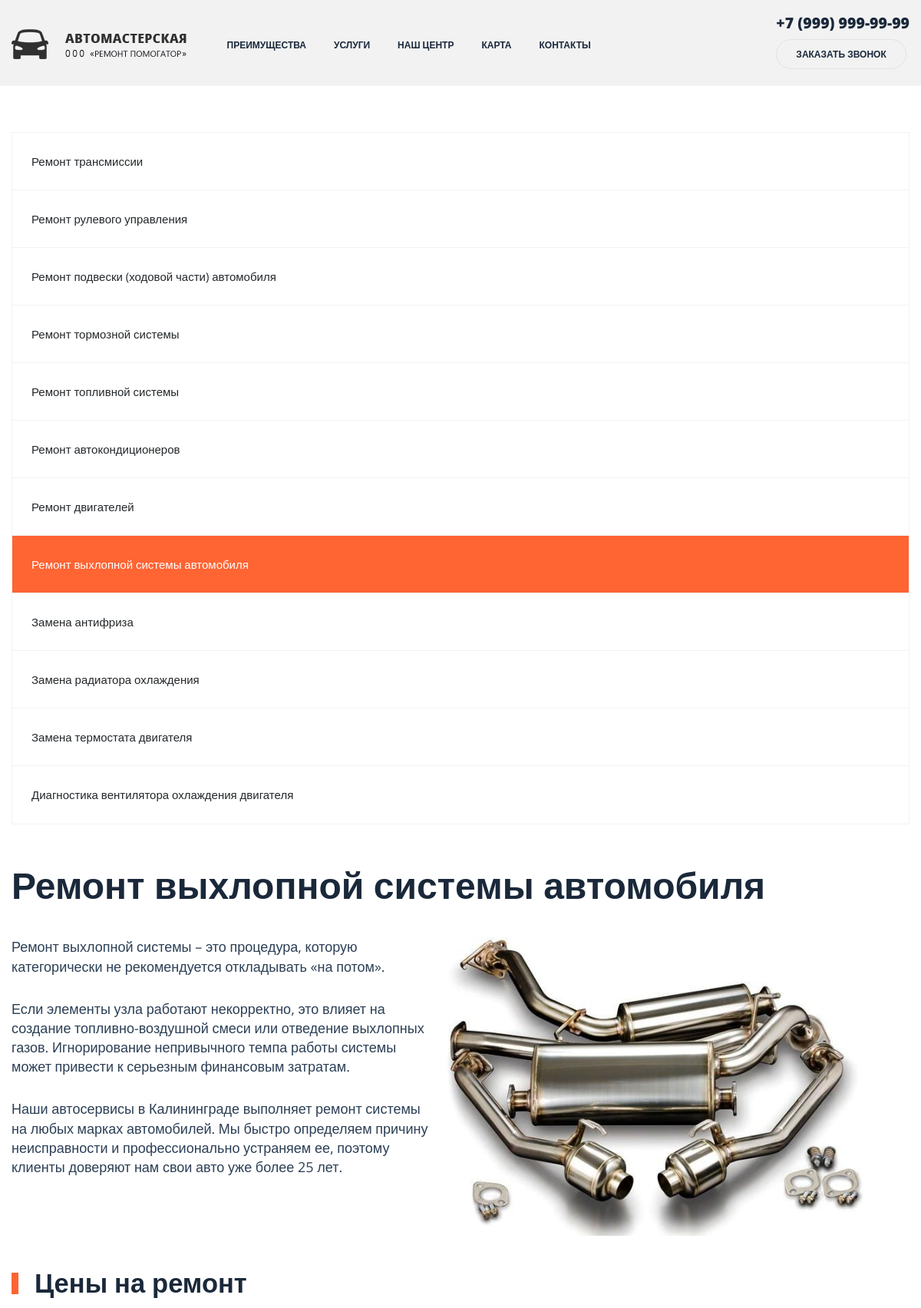
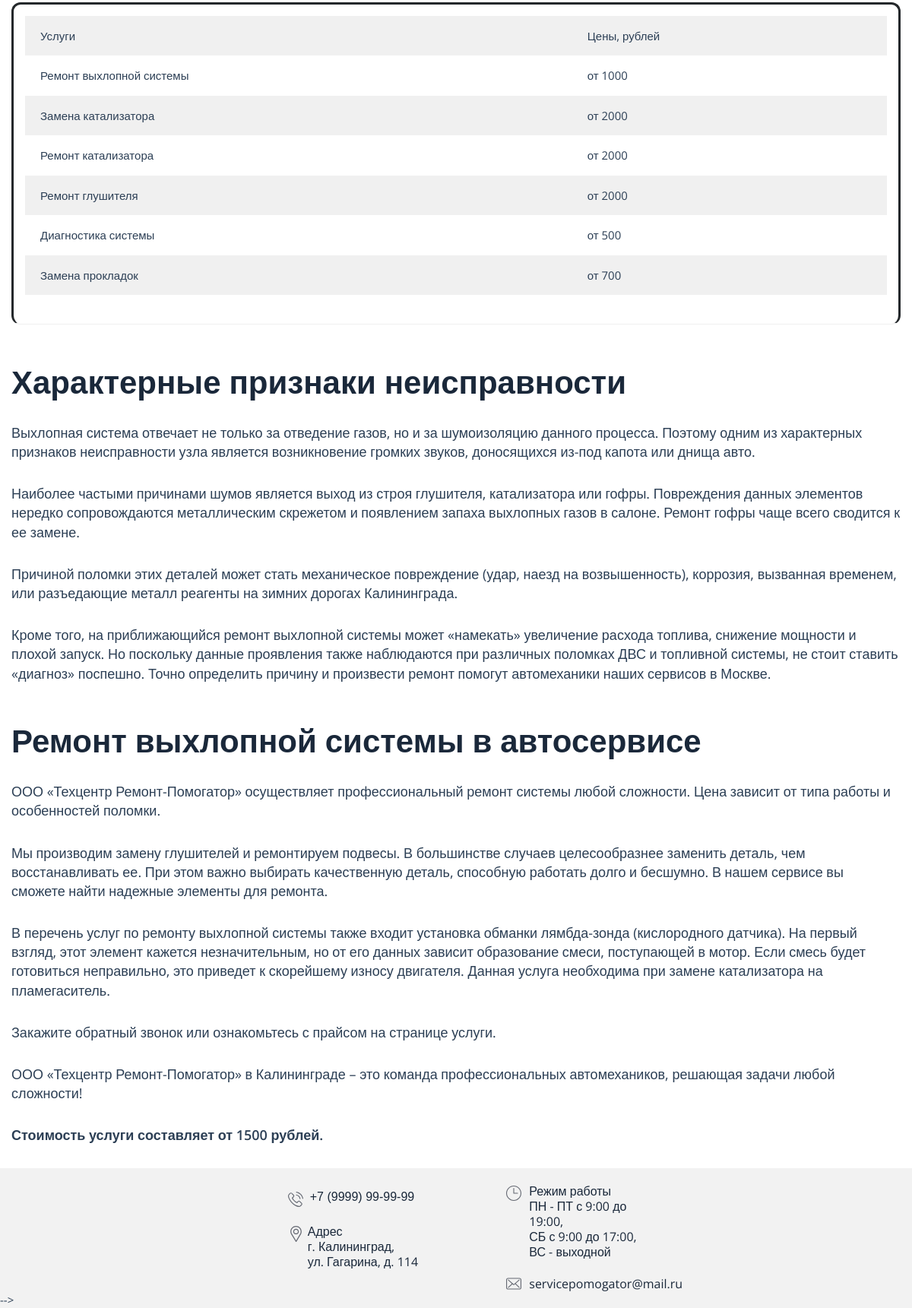
Page /index9.php on the committed database (2 pictures, top to bottom).
### tables this page shows
CREATE TABLE `service` (
  `idservice` int(11) NOT NULL,
  `id_type` int(11) NOT NULL,
  `service` varchar(500) DEFAULT NULL,
  `cost` int(11) DEFAULT NULL
);

### index9.php (the view, shortened to what this page needs)
<!DOCTYPE html>
<html lang="en" dir="ltr">
  <head>
    <link rel="stylesheet" href="https://stackpath.bootstrapcdn.com/bootstrap/4.1.3/css/bootstrap.min.css"
>
    <link rel="stylesheet" href="https://use.fontawesome.com/releases/v5.6.1/css/all.css"
>
    <link rel="stylesheet" href="css/main2.css">
    <link rel="stylesheet" href="css/media.css">
    <link rel="stylesheet" href="css/animate.css">
    <link rel='stylesheet' id='wp-block-library-css' href='css/style.min-1.css' type='text/css' media='all'>
    <link rel='stylesheet' id='autoservice-style-css' href='css/wmac_single_71dfaf63ff26cdcd8f13a55f6c5f486d-1.css' type='text/css' media='all'>
    <link rel='stylesheet' id='autoservice-main-css' href='css/wmac_single_ce631b6e98131e308f29fbe37d2114e2-1.css' type='text/css' media='all'>
    <link rel='stylesheet' id='autoservice-media-main-css' href='css/wmac_single_e65cdca6a25d2c07eeefa16406e77695-1.css' type='text/css' media='all'>
  </head>
  <body>
    <header>
      <nav class="navbar navbar-expand-lg sticky-top">
        <div class="container">
          <a href="index.html" class="navbar-brad">
            <img src="img/logo.svg" alt="" class="logo">
          </a>
          <div class="collapse navbar-collapse" id="navbarResponsive">
            <ul class="navbar-nav">
            <li class="nav-item">
                <a href="index.html#why" class="nav-link active">
                  Преимущества
                </a>
              </li>
              <li class="nav-item">
                <a href="index2.php" class="nav-link">
                  Услуги
                </a>
              </li>
              <li class="nav-item">
                <a href="index.html#look" class="nav-link">
                  Наш центр
                </a>
              </li>
              <li class="nav-item">
                <a href="index.html#place" class="nav-link">
                  Карта
                </a>
              </li>
              <li class="nav-item">
                <a href="index.html#footer" class="nav-link">
                  Контакты
                </a>
              </li>
            </ul>
          </div>
          <div class="clearfix d-none d-lg-block">
           <div class="contacts__phone bolder">
             +7 (999) 999-99-99
           </div>
           <a class="contacts__btn upper bolder" href="#">
             Заказать звонок
           </a>
          </div>
        </div>
      </nav>
    </header>
    <div id="content" class="site-content">
			<div class="wrapper">
				<div class="inner">
					<div class="inner-page">
						<aside id="secondary" class="widget-area">
							<nav class="sidebar-nav">
                  <ul>
                    <li class="page_item page-item-468 page_item_has_children"><a href="index2.php">Ремонт трансмиссии</a>
                    </li>
                    <li class="page_item page-item-469 page_item_has_children"><a href="index3.php">Ремонт рулевого управления</a>
                    </li>
                    <li class="page_item page-item-470 page_item_has_children"><a href="index4.php">Ремонт подвески (ходовой части) автомобиля</a>
                    </li>
                    <li class="page_item page-item-471 page_item_has_children"><a href="index5.php">Ремонт тормозной системы</a>
                    </li>
                    <li class="page_item page-item-472 page_item_has_children"><a href="index6.php">Ремонт топливной системы</a>
                    </li>
                    <li class="page_item page-item-473 page_item_has_children"><a href="index7.php">Ремонт автокондиционеров</a>
                    </li>
                    <li class="page_item page-item-474 page_item_has_children"><a href="index8.php">Ремонт двигателей</a>
                    </li>
                    <li class="page_item page-item-475 current_page_item"><a href="index9.php">Ремонт выхлопной системы автомобиля</a>
                    </li>
                    <li class="page_item page-item-994"><a href="index10.php">Замена антифриза</a></li>
                    <li class="page_item page-item-1001"><a href="index11.php">Замена радиатора охлаждения</a></li>
                    <li class="page_item page-item-1004"><a href="index12.php">Замена термостата двигателя</a></li>
                    <li class="page_item page-item-1007"><a href="index13.php" aria-current="page">Диагностика вентилятора охлаждения двигателя</a></li>
                </ul>
							</nav>
						</aside>
						<div id="primary" class="content-area">
							<main id="main" class="site-main">
								<div class="inner-page-preview section mb0">
									<div class="inner-page-preview-layout">
										<div class="section-title">
											<h1>Ремонт выхлопной системы автомобиля</h1>
										</div>
									</div>
								</div>
								<article id="post-475" class="post-475 page type-page status-publish has-post-thumbnail hentry">
									<div class="entry-content">
										<div id="seo-img-block_5efe4bc8990a4" class="seo-img section mb0">
											<div class="section-bg"></div>
											<div class="seo-img-layout">
												<div class="seo-img-left">
													<div class="seo-img-desc section-desc">
														<p>Ремонт выхлопной системы – это процедура, которую категорически не рекомендуется откладывать «на потом».</p>
														<p>Если элементы узла работают некорректно, это влияет на создание топливно-воздушной смеси или отведение выхлопных газов. Игнорирование непривычного темпа работы системы может привести к серьезным финансовым затратам.</p>
														<p>Наши автосервисы в Калининграде выполняет ремонт системы на любых марках автомобилей. Мы быстро определяем причину неисправности и профессионально устраняем ее, поэтому клиенты доверяют нам свои авто уже более 25 лет.</p>
													</div>
												</div>
												<div class="seo-img-right">
													<div class="seo-img-photo"> <img width="621" height="435" src="img/remont-vyxlopnoj-sistemy.jpg"></div>
												</div>
											</div>
										</div>
										<h2>Цены на ремонт</h2>
										<figure class="wp-block-table is-style-stripes">
											<table>
												<tbody>
													<tr>
														<td>Услуги</td>
														<td>Цены, рублей</td>
													</tr>
													<?php
                                                    include('admin/database/dbconfig.php');
                                                    $sql = "SELECT * FROM `service` where id_type = 8";
                                                    $result = $connection->query($sql);
                                                    while($row = $result->fetch_assoc()) {
                                                        echo"
                                                        <tr>
                                                            <td>" . $row["service"] ."</td>
                                                            <td>от " . $row["cost"] ."</td>
                                                        </tr>";
                                                    }
                                                    ?>
												</tbody>
											</table>
										</figure>
										<div id="seo-block_5efe4c05990a5" class="seo section mb0">
											<div class="section-bg"></div>
											<div class="seo-layout">
												<div class="section-title">
													<h2>Характерные признаки неисправности</h2>
												</div>
												<div class="section-desc">
													<p>Выхлопная система отвечает не только за отведение газов, но и за шумоизоляцию данного процесса. Поэтому одним из характерных признаков неисправности узла является возникновение громких звуков, доносящихся из-под капота или днища авто.</p>
													<p>Наиболее частыми причинами шумов является выход из строя глушителя, катализатора или гофры. Повреждения данных элементов нередко сопровождаются металлическим скрежетом и появлением запаха выхлопных газов в салоне. Ремонт гофры чаще всего сводится к ее замене.</p>
													<p>Причиной поломки этих деталей может стать механическое повреждение (удар, наезд на возвышенность), коррозия, вызванная временем, или разъедающие металл реагенты на зимних дорогах Калининграда.</p>
													<p>Кроме того, на приближающийся ремонт выхлопной системы может «намекать» увеличение расхода топлива, снижение мощности и плохой запуск. Но поскольку данные проявления также наблюдаются при различных поломках ДВС и топливной системы, не стоит ставить «диагноз» поспешно. Точно определить причину и произвести ремонт помогут автомеханики наших сервисов в Москве.</p>
												</div>
											</div>
										</div>
										<div id="seo-block_5efe4c26990a6" class="seo section">
											<div class="section-bg"></div>
											<div class="seo-layout">
												<div class="section-title">
													<h2>Ремонт выхлопной системы в автосервисе</h2>
												</div>
												<div class="section-desc">
													<p>ООО «Техцентр Ремонт-Помогатор» осуществляет профессиональный ремонт системы любой сложности. Цена зависит от типа работы и особенностей поломки.</p>
													<p>Мы производим замену глушителей и ремонтируем подвесы. В большинстве случаев целесообразнее заменить деталь, чем восстанавливать ее. При этом важно выбирать качественную деталь, способную работать долго и бесшумно. В нашем сервисе вы сможете найти надежные элементы для ремонта.</p>
													<p>В перечень услуг по ремонту выхлопной системы также входит установка обманки лямбда-зонда (кислородного датчика). На первый взгляд, этот элемент кажется незначительным, но от его данных зависит образование смеси, поступающей в мотор. Если смесь будет готовиться неправильно, это приведет к скорейшему износу двигателя. Данная услуга необходима при замене катализатора на пламегаситель.</p>
													<p>Закажите обратный звонок или ознакомьтесь с прайсом на странице услуги.</p>
													<p>ООО «Техцентр Ремонт-Помогатор» в Калининграде – это команда профессиональных автомехаников, решающая задачи любой сложности!</p>
													<p><span class="text-semi-bold fz18">Стоимость услуги составляет от 1500 рублей.</span></p>
												</div>
											</div>
										</div>
									</div>
								</article>
                            </main>
                        </div>
                    </div>
                </div>
            </div>
        </div>
    <footer>
    <div class="container__footer">
            <div class="row justify-content-center">
                <div class="col-lg-3 footer__contacts__first">
                    <div class="footer-top__right">
                        <div class="footer__contacts">
                        <div class="phone footer__phone">
                            <div class="phone__tels">
                            <a href="tel:+79999999999" class="phone__tel"
                                >+7 (9999) 99-99-99</a
                            >
                            </div>
                        </div>
                        <div class="contact footer__contact">
                            <span class="contact__text">
                            <span class="accent">Адрес</span><br />г. Калининград,
                            <br />
                            ул. Гагарина, д. 114
                            </span>
                        </div>
                        </div>
                    </div>
                </div>
                <div class="col-lg-2 footer__contacts__second">
                <div class="time footer__time">
                    <div class="time__info">
                    <span class="accent">Режим работы</span> <br />
                    ПН - ПТ с 9:00 до 19:00, <br />
                    СБ с 9:00 до 17:00, <br />
                    ВС - выходной
                    </div>
                </div>
                <div class="email footer__email">
                    <a
                    href="mailto:servicepomogator@mail.ru"
                    class="email footer__email"
                    >servicepomogator@mail.ru</a
                    >
                </div>
                </div>
            </div>
            </div> -->
</footer>
</body>
</html>

### rows in the picture
service: service "Ремонт выхлопной системы", cost "1000"
service: service "Замена катализатора", cost "2000"
service: service "Ремонт катализатора", cost "2000"
service: service "Ремонт глушителя", cost "2000"
service: service "Диагностика системы", cost "500"
service: service "Замена прокладок", cost "700"
